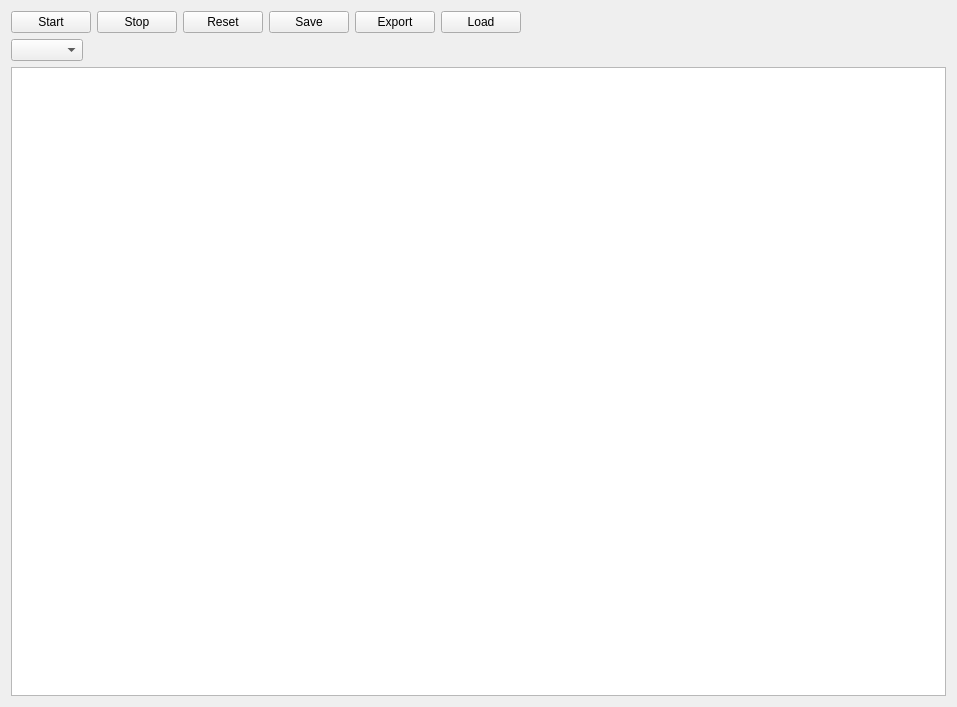
<?xml version="1.0" encoding="UTF-8"?>
<ui version="4.0">
 <class>Recorder</class>
 <widget class="QWidget" name="Recorder">
  <property name="geometry">
   <rect>
    <x>0</x>
    <y>0</y>
    <width>957</width>
    <height>707</height>
   </rect>
  </property>
  <property name="windowTitle">
   <string>Form</string>
  </property>
  <layout class="QVBoxLayout" name="verticalLayout">
   <item>
    <layout class="QHBoxLayout" name="horizontalLayout">
     <item>
      <widget class="QPushButton" name="startButton">
       <property name="text">
        <string>Start</string>
       </property>
      </widget>
     </item>
     <item>
      <widget class="QPushButton" name="stopButton">
       <property name="text">
        <string>Stop</string>
       </property>
      </widget>
     </item>
     <item>
      <widget class="QPushButton" name="resetButton">
       <property name="text">
        <string>Reset</string>
       </property>
      </widget>
     </item>
     <item>
      <widget class="QPushButton" name="saveButton">
       <property name="text">
        <string>Save</string>
       </property>
      </widget>
     </item>
     <item>
      <widget class="QPushButton" name="exportButton">
       <property name="text">
        <string>Export</string>
       </property>
      </widget>
     </item>
     <item>
      <widget class="QPushButton" name="loadButton">
       <property name="text">
        <string>Load</string>
       </property>
      </widget>
     </item>
     <item>
      <spacer name="horizontalSpacer_2">
       <property name="orientation">
        <enum>Qt::Horizontal</enum>
       </property>
       <property name="sizeHint" stdset="0">
        <size>
         <width>40</width>
         <height>20</height>
        </size>
       </property>
      </spacer>
     </item>
    </layout>
   </item>
   <item>
    <layout class="QHBoxLayout" name="horizontalLayout_2">
     <item>
      <widget class="QComboBox" name="labelBox"/>
     </item>
     <item>
      <spacer name="horizontalSpacer">
       <property name="orientation">
        <enum>Qt::Horizontal</enum>
       </property>
       <property name="sizeHint" stdset="0">
        <size>
         <width>40</width>
         <height>20</height>
        </size>
       </property>
      </spacer>
     </item>
    </layout>
   </item>
   <item>
    <widget class="ParamTable" name="paramTable"/>
   </item>
  </layout>
 </widget>
 <customwidgets>
  <customwidget>
   <class>ParamTable</class>
   <extends>QTableWidget</extends>
   <header>mahos.gui.param</header>
  </customwidget>
 </customwidgets>
 <tabstops>
  <tabstop>startButton</tabstop>
  <tabstop>stopButton</tabstop>
  <tabstop>resetButton</tabstop>
  <tabstop>saveButton</tabstop>
  <tabstop>exportButton</tabstop>
  <tabstop>loadButton</tabstop>
  <tabstop>labelBox</tabstop>
  <tabstop>paramTable</tabstop>
 </tabstops>
 <resources/>
 <connections/>
</ui>
